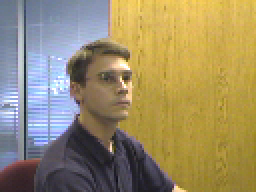
%> input picture Mean-shift tracking/head/img397.bmp, 128 x 96 px (shown 2 times larger); its folder holds 4 pictures in this run
$ octave Plane_tracking.m   (GNU Octave 9; MATLAB toolbox functions it lacks are replaced by stand-ins)
%> lines starting %> are read from the running program, lines starting %| are printed output that depends on the picture; in (x1, y1, x2, y2) boxes, pixels count from 0 and x2, y2 are one past the last pixel; in counts of white or black regions, pixels touching at a corner belong together; the program's own positions count from 1
### Mean-shift tracking/GaussKernel.m
function [Kernel]=GaussKernel(C,varargin)

if (nargin==2)
    fNSigma=varargin{1};
else
    fNSigma=2.5;
end
nPoints=100;
w=0:2*pi/nPoints:2*pi;
rCircle=fNSigma*[cos(w);sin(w)];%circle
nPoints=length(w);

K=chol(C);
rPlot1=K'*rCircle;

min1=min(rPlot1,[],2);
max1=max(rPlot1,[],2);

sigmax=K(1,1);
sigmay=K(2,2);

sizX=round((max1(1)-min1(1))/2);
sizY=round((max1(2)-min1(2))/2);

[rY,rX]=meshgrid(-sizY:sizY,-sizX:sizX);
dist=(rX.^2/sigmax^2+rY.^2/sigmay^2)/2;
K=exp(-dist);
K=K/sum(sum(K));%normalize


%make the structure and precalcualte moments
Kernel.rK=reshape(K,1,[]);
Kernel.rX=reshape(rX,1,[]);
Kernel.rY=reshape(rY,1,[]);
Kernel.rXn=reshape(rX,1,[])./sigmax;%normalized
Kernel.rYn=reshape(rY,1,[])./sigmay;

Kernel.sigmas=[sigmax, sigmay];
Kernel.size=size(K);

### Mean-shift tracking/GetAffineRegion.m
function [imROI,rX,rY]=GetAffineRegion(im0,m0,V,rX,rY,sigmas)
%get region
[F,Lambda]=eig(V);
A=F*diag(sqrt(diag(Lambda))./sigmas');%rotation + size with respect to the kernel

%rotate and translate
sX=max(rX)-min(rX)+1;sY=max(rY)-min(rY)+1;
Z=A*[rX;rY];
rX=Z(1,:)+m0(1);rY=Z(2,:)+m0(2);
imROI(:,:,1)=interp2(double(im0(:,:,1)),rX,rY,'linear');
imROI(:,:,2)=interp2(double(im0(:,:,2)),rX,rY,'linear');
imROI(:,:,3)=interp2(double(im0(:,:,3)),rX,rY,'linear');
rX=Z(1,:);
rY=Z(2,:);

### Mean-shift tracking/ColorHist.m
function [histogram]=colorhistogram(imIn,nBinsD,varargin)


nBins=nBinsD^3;
hist=zeros(nBins,1);%RGB
nPoints=size(imIn,1)*size(imIn,2);
H=zeros(nPoints,nBins);
imIn=double(reshape(imIn,nPoints,3));
if (nargin==3)
    %use kernel mask
    imMask=varargin{1};
    imMask=reshape(imMask,1,nPoints);
else
    imMask=ones(1,nPoints)./nPoints;
end

nDiv=256/nBinsD;
imIn=floor(imIn/nDiv);
%H
for i=1:nPoints
    iBin=nBinsD^2*imIn(i,1)+nBinsD*imIn(i,2)+imIn(i,3);
    if (~isnan(iBin))
        H(i,iBin+1)=1;
    end
end
hist=imMask*H;
histogram.data=hist;
histogram.H=H;
histogram.nBinsD=nBinsD;

### Mean-shift tracking/MeanVarToS.m
function s=MeanVarToS(x,V)
L=chol(V);
s=[x(1) x(2) L(1,1) L(1,2) L(2,2)]';

### Mean-shift tracking/SToMeanVar.m
function [x,V]=SToMeanVar(s)
x=s(1:2);
L=[s(3:4)';0 s(5)];
V=L'*L;

### Mean-shift tracking/FitGauss.m
function R=FitGauss(im0,s,histO,K)


nStates=length(s);
R=eye(nStates);
fClip=0.005;

nSamples=2;
rSamples=zeros(1,nSamples);

[xt,V]=SToMeanVar(s);
rho0=Similarity(im0,xt,V,histO,K);

rD=[2 0 0 0 0;-2 0 0 0 0]';
[xt,V]=SToMeanVar(s+rD(:,1));
rSamples(1)=rho0-Similarity(im0,xt,V,histO,K);
[xt,V]=SToMeanVar(s+rD(:,2));
rSamples(2)=rho0-Similarity(im0,xt,V,histO,K);
rSamples(find(rSamples<fClip))=fClip;%clip negative
R(1,1)=mean(sum(rD.^2,1)./rSamples);

rD=[0 2 0 0 0;0 -2 0 0 0]';
[xt,V]=SToMeanVar(s+rD(:,1));
rSamples(1)=rho0-Similarity(im0,xt,V,histO,K);
[xt,V]=SToMeanVar(s+rD(:,2));
rSamples(2)=rho0-Similarity(im0,xt,V,histO,K);
rSamples(find(rSamples<fClip))=fClip;%clip negative
R(2,2)=mean(sum(rD.^2,1)./rSamples);

%var
rD=0.1*[0 0 s(3) 0 0;0 0 -s(3) 0 0]';
[xt,V]=SToMeanVar(s+rD(:,1));
rSamples(1)=rho0-Similarity(im0,xt,V,histO,K);
[xt,V]=SToMeanVar(s+rD(:,2));
rSamples(2)=rho0-Similarity(im0,xt,V,histO,K);
rSamples(find(rSamples<fClip))=fClip;%clip negative
R(3,3)=mean(sum(rD.^2,1)./rSamples);

rD=0.1*[0 0 0 s(4) 0;0 0 0 -s(4) 0]';
[xt,V]=SToMeanVar(s+rD(:,1));
rSamples(1)=rho0-Similarity(im0,xt,V,histO,K);
[xt,V]=SToMeanVar(s+rD(:,2));
rSamples(2)=rho0-Similarity(im0,xt,V,histO,K);
rSamples(find(rSamples<fClip))=fClip;%clip negative
R(4,4)=mean(sum(rD.^2,1)./rSamples);

rD=0.1*[0 0 0 0 s(5);0 0 0 0 -s(5)]';
[xt,V]=SToMeanVar(s+rD(:,1));
rSamples(1)=rho0-Similarity(im0,xt,V,histO,K);
[xt,V]=SToMeanVar(s+rD(:,2));
rSamples(2)=rho0-Similarity(im0,xt,V,histO,K);
rSamples(find(rSamples<fClip))=fClip;%clip negative
R(5,5)=mean(sum(rD.^2,1)./rSamples);

pi=rho0;

### Mean-shift tracking/Similarity.m
function rho=Similarity(im0,xt,V,histO,K)
%Bhattacharayya coefficient

%get target region
[data,rX,rY]=GetAffineRegion(im0,xt,V,K.rX,K.rY,K.sigmas);
%get histogram
[histR]=ColorHist(data,histO.nBinsD,K.rK);
rho=sum(sqrt(histO.data.*histR.data));

### Mean-shift tracking/PlotEllipse.m
function h=PlotEllipse(s1)

nPoints=20;
w=0:2*pi/nPoints:2*pi;
rCircle=2*[cos(w);sin(w)];%circle
nPoints=length(w);
K=[s1(3:4)'; 0 s1(5)]';
rPlot1=K*rCircle+s1(1:2)*ones(1,nPoints);
h=plot(rPlot1(1,:),rPlot1(2,:),'k-');

### Mean-shift tracking/Plane_tracking.m
%%%%%%%%%%%%%%%%%%%%%%%%%%%%%%%%%%%%%%%%%%%%%%%%%%%%%%%%%%%%%%%%%%%%%%%%%%
% MEAN SHIFT TRACKING: a simple color-histogram tracking demo script
% ------------------------------------------------------------------------
%       Author: Mohammad Ali Mirzaei - Oscar E. Ramos Ponce
%               MSc Computer Vision and Robotics
%               Universite de Bourgogne, December 2010
%%%%%%%%%%%%%%%%%%%%%%%%%%%%%%%%%%%%%%%%%%%%%%%%%%%%%%%%%%%%%%%%%%%%%%%%%%
%Date: 8/12/2010

clear
close all;
clear all;

%% LOAD THE IMAGES
%=========================================================================

type   = 'bmp';
fplace = './head';     %'./car_ng';
files  = dir(fplace);
filename0 = strcat(fplace,filesep,files(4).name);

[m,n,k1] = size(imread(filename0,type));% for plane project
%> m = 96; n = 128; k1 = 3

background = zeros(m,n);
%> background: size 96x128 double; every value is 0
fz = size(files,1);
Images = uint8(zeros(m,n,k1,fz));
for k=4:fz-1
    filename=strcat(fplace,filesep,files(k).name);
    IN =imread(filename);
%> IN is the input picture: size 96x128x3 uint8; mean R, G, B 154.2, 140.3, 103.9
    Images(:,:,:,k-3)=im2uint8(IN);
end
if(k1==1)
    [X, map] = gray2ind(IN, 256);
else
    if(k1==3)
    [X, map] = rgb2ind(IN, 256);
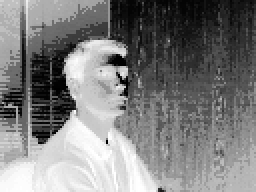
%> X: size 96x128 uint8 (shown 2 times larger); min 0, max 255, mean 125.5
%> map = 256 rows, first 12: [0.988 0.988 0.996; 0.988 0.863 0.678; 0.831 0.922 0.996; 0.729 0.847 0.992; 0.988 0.831 0.42; 0.961 0.808 0.392; 0.788 0.824 0.992; 0.682 0.812 0.988; 0.941 0.788 0.42; 0.933 0.784 0.384; 0.949 0.792 0.349; 0.914 0.78 0.365]
    end
end
% Mv=immovie(Images,map);

%choose the tracker
dScale=0.1;
sTracker='colormeanshifttracker'
beta=1.2;
nIterationMax=6;


%% Initialization and ROI selection
%select object and define the place of mask


%background calculation
%data=Mv;
im0=Images(:,:,:,1);
I1IN=[];
for i=1:m
    for j=1:n
        background(i,j)=median(Images(i,j,3,:));
    end
end
%> this loop made 96 passes
BKG=double(background);


%Image Thresholding
ImSeq1=rgb2gray(Images(:,:,:,1));
Im1 = abs(double(ImSeq1)-BKG); % Substract the first image from the background
if(k1==1)
    Th = 80;                                    % Threshold value
else
    if(k1==3)
        Th = 50;
    end
end
Im1(Im1<Th)=0; Im1(Im1>=Th)=1;              % Threshold the Image
%> after `Im1(Im1<Th)=0`:
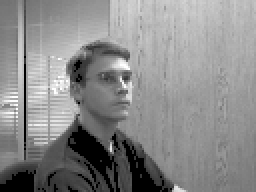
%> Im1: size 96x128 double (shown 2 times larger); min 0, max 254, mean 137.8
%> after `Im1(Im1>=Th)=1`:
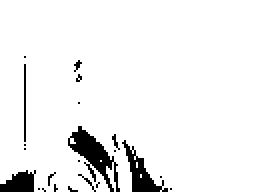
%> Im1: size 96x128 double (shown 2 times larger); values 0 (black) and 1 (white), 93.8% white; 22 black regions (18 under 20 px), largest, box (x1, y1, x2, y2) and area: (34, 63, 60, 96) 309, (61, 70, 84, 96) 198, (0, 85, 18, 96) 137, (12, 32, 13, 71) 39
Im1th = logical(Im1);                       % Convert the thresholded image to logical

Im1th = imclose(Im1th,strel('line',10,45)); % Close the image for some elements that appear as not connected (to get a better bounding box)
%> Im1th: size 96x128 logical; 96.6% white; 12 black regions (9 under 20 px), largest, box (x1, y1, x2, y2) and area: (36, 66, 54, 83) 160, (0, 85, 18, 96) 133, (66, 86, 84, 96) 92

%Get the desired ROI
[Im1Labels,NLabels] = bwlabel(Im1th,8);         % Label the thresholded image
%> NLabels = 1
for n1=1:NLabels
   sizeLabel(n1) = length(find(Im1Labels==n1));   % Count the elements in each label
end
%> this loop made 1 pass
[MaxVal,MaxLabel] = max(sizeLabel);             % Find the label with more elements (ROI)
%> MaxVal = 11868; MaxLabel = 1

[Xreg,Yreg] = find(Im1Labels==MaxLabel);        % Find the position of pixels belonging to the ROI
%> Xreg = 11868 values from 1 to 96; Yreg = 11868 values from 1 to 128
Xmax = max(Xreg); Xmin = min(Xreg);             % x extremes of the bounding box
%> after `Xmax = max(Xreg)`: Xmax = 96
%> after `Xmin = min(Xreg)`: Xmin = 1
Ymax = max(Yreg); Ymin = min(Yreg);             % y extremes of the bounding box
%> after `Ymax = max(Yreg)`: Ymax = 128
%> after `Ymin = min(Yreg)`: Ymin = 1
ROI_Center = [ (Xmin+Xmax)/2, (Ymin+Ymax)/2];   % Center of the ROI (mean of the extremes)
%> ROI_Center = [48.5 64.5]
ROI_Height = Xmax - Xmin;                       % Height of the ROI
%> ROI_Height = 95
ROI_Width  = Ymax - Ymin;
%> ROI_Width = 127

imMask=zeros(m,n);
imMask(Xmin:Xmax,Ymin:Ymax)=1;[ry,rx]=find(imMask);
%> after `imMask(Xmin:Xmax,Ymin:Ymax)=1`: imMask: size 96x128 double; every value is 1
%> after `[ry,rx]=find(imMask)`: ry = 12288 values from 1 to 96; rx = 12288 values from 1 to 128
m0=mean([rx,ry])';V0=cov([rx,ry]);
%> after `m0=mean([rx,ry])'`: m0 = [64.5; 48.5]
%> after `V0=cov([rx,ry])`: V0 = [1365.4 0; 0 768]


%----------------------------end of mask definition-----------------------------
%% make object histogram
[K]=GaussKernel(V0);%make kernel of appropriate size
%> in GaussKernel, `K=chol(C);`: K = [36.95 0; 0 27.71]
%> in GaussKernel, `rPlot1=K'*rCircle;`: rPlot1 = 101 columns, first 8: [92.38 92.19 91.65 90.74 89.47 87.86 85.89 83.59; 0 4.35 8.68 12.98 17.23 21.41 25.5 29.5]
%> in GaussKernel, `min1=min(rPlot1,[],2);`: min1 = [-92.38; -69.28]
%> in GaussKernel, `max1=max(rPlot1,[],2);`: max1 = [92.38; 69.28]
%> in GaussKernel, `sigmax=K(1,1);`: sigmax = 36.95
%> in GaussKernel, `sigmay=K(2,2);`: sigmay = 27.71
%> in GaussKernel, `sizX=round((max1(1)-min1(1))/2);`: sizX = 92
%> in GaussKernel, `sizY=round((max1(2)-min1(2))/2);`: sizY = 69
%> in GaussKernel, `dist=(rX.^2/sigmax^2+rY.^2/sigmay^2)/2;`:
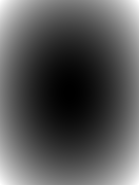
%> dist: size 185x139 double; min 0, max 6.2, mean 2.09; drawn with min black and max white
%> in GaussKernel, `K=exp(-dist);`:
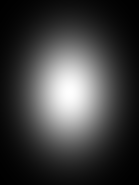
%> K: size 185x139 double; min 0.00203, max 1, mean 0.244
%> in GaussKernel, `Kernel.sigmas=[sigmax, sigmay];`: Kernel.sigmas = [36.95 27.71]
data=GetAffineRegion(im0,m0,V0,K.rX,K.rY,K.sigmas);
%> in GetAffineRegion, `[F,Lambda]=eig(V);`: F = [0 1; 1 0]; Lambda = [768 0; 0 1365.4]
%> in GetAffineRegion, `A=F*diag(sqrt(diag(Lambda))./sigmas');`: A = [0 1.33; 0.75 0]
%> in GetAffineRegion, `sX=max(rX)-min(rX)+1`: sX = 185
%> in GetAffineRegion, `sY=max(rY)-min(rY)+1`: sY = 139
nBinsD=4;histO=ColorHist(data,nBinsD,K.rK);
%> in colorhistogram, `nPoints=size(imIn,1)*size(imIn,2);`: nPoints = 25715
%> in colorhistogram, `hist=imMask*H;`: hist = 64 values, max 0.163 at index 58, min 0 at index 3, mean 0.0134
%> in colorhistogram, `histogram.data=hist;`: histogram.data has the same summary as hist

%state vector
s0=MeanVarToS(m0,V0);nStates=length(s0);s=s0;
%> in MeanVarToS, `L=chol(V);`: L = [36.95 0; 0 27.71]
%> in MeanVarToS, `s=[x(1) x(2) L(1,1) L(1,2) L(2,2)]';`: s = [64.5; 48.5; 36.95; 0; 27.71]
%> after `s0=MeanVarToS(m0,V0)`: s0 = [64.5; 48.5; 36.95; 0; 27.71]
%> after `nStates=length(s0)`: nStates = 5
%> after `s=s0`: s = [64.5; 48.5; 36.95; 0; 27.71]
%% setting for modification


%dynamic model s=A*s+W
A=eye(nStates);
%> A = [1 0 0 0 0; 0 1 0 0 0; 0 0 1 0 0; 0 0 0 1 0; 0 0 0 0 1]
W=[3^2  0   0   0   0;
    0   3^2 0   0   0;
    0   0   1^2 0   0;
    0   0   0   1^2 0;
    0   0   0   0   1^2];
lambda=0.2;%observation model p~exp(-0.5*(1-rho)/lambda^2)
Pk=100^2*eye(nStates);%some high initial value for the variance
%> Pk = [10000 0 0 0 0; 0 10000 0 0 0; 0 0 10000 0 0; 0 0 0 10000 0; 0 0 0 0 10000]

%% tracking algorithm

for iFrame=1:size(files,1)-2
%     data=aviread(sAvi,iFrame);
im0=Images(:,:,:,iFrame);%read an image
    %different trackers
    switch sTracker
        case 'colormeanshifttracker'
            s=A*s;
            Pk=A*Pk*A'+W;
            %find max
            [xt,V]=SToMeanVar(s);%prediction as starting point
            for iIteration=1:nIterationMax
                [xt,V]=modifiedMShift(im0,xt,V,histO,K,beta);
            end
            z=MeanVarToS(xt,V);
            R=FitGauss(im0,z,histO,K)*lambda^2;
            %Kalman filter
            KFgain=Pk*inv(Pk+R);
            s=s+KFgain*(z-s);
            Pk=(eye(nStates)-KFgain)*Pk;
        case 'MeanshiftTracker'
            %predict
            s=A*s;
            Pk=A*Pk*A'+W;
            %Find the local max using the prediction as the start point
            [xt,V]=SToMeanVar(s);%prediction as starting point
            for iIteration=1:nIterationMax
                xt=modifiedMShift(im0,xt,V,histO,K,beta);%mean shift does not use the second moment
            end
            rho0=Similarity(im0,xt,V,histO,K);
            z0=MeanVarToS(xt,V);
            %measure V by trying a number of different scales
            rD=dScale*[0 0 0 0 0;0 0 s(3) 0 s(5); 0 0 -s(3) 0 -s(5)]';
            %try bigger
            [xt,V]=SToMeanVar(s+rD(:,2));
            for iIteration=1:nIterationMax
                xt=modifiedMShift(im0,xt,V,histO,K,beta);%mean shift does not use the second moment
            end
            rho1=Similarity(im0,xt,V,histO,K);
            z1=MeanVarToS(xt,V);
            %try smaller
            [xt,V]=SToMeanVar(s+rD(:,3));
            for iIteration=1:nIterationMax
                xt=modifiedMShift(im0,xt,V,histO,K,beta);%mean shift does not use the second moment
            end
            rho2=Similarity(im0,xt,V,histO,K);
            z2=MeanVarToS(xt,V);
            %choose the best
            [dummy,ri]=max([rho0 rho1 rho2]);
            if (ri(1)==1) z=z0; end;
            if (ri(1)==2) z=z1; end;
            if (ri(1)==3) z=z2; end;

            R=FitGauss(im0,z,histO,K)*lambda^2;
            %since we can be far from a local minima for the V
            %the local curvature is not good estimate for the V uncertainty !!!
            %-use some fixed value - mean value from the EMS for example
            R(3,3)=1;R(4,4)=1;R(5,5)=1;
            %Kalman filter equations
            KFgain=Pk*inv(Pk+R);
            s=s+KFgain*(z-s);
            Pk=(eye(nStates)-KFgain)*Pk;
    end

    %show
    figure(1),imshow(im0);hold on;%imshow is from the Image processing toolbox
    h=PlotEllipse(s);set(h,'LineWidth',4,'Color',[1 0.7 1],'LineStyle','--');
    drawnow;hold off
end
%> this loop made 4 passes
%> (s, z) on passes 1 to 3: ([63.82; 48.13; 30.17; 0.231; 22.78], [63.82; 48.13; 30.13; 0.231; 22.77]), ([62.89; 48.22; 29.98; -0.274; 22.53], [62.16; 48.29; 29.8; -0.277; 22.28]), ([63.39; 48.3; 29.73; -0.0959; 22.31], [63.97; 48.39; 29.14; -0.0958; 21.84])
%> z on pass 4: [64.1; 48.44; 29.08; -0.0363; 21.86]
%> pass 1, `set(h,'LineWidth',4,'Color',[1 0.7 1],'LineStyle','--')`:
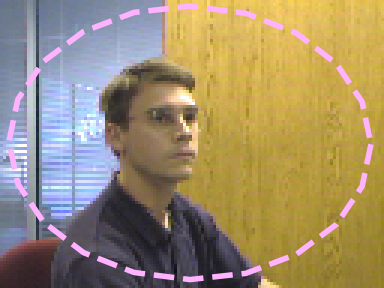
%> figure redrawn from the program's plot data; shown 3 times larger
%> after the loop:
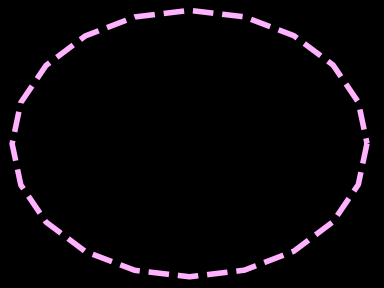
%> figure redrawn from the program's plot data; shown 3 times larger
